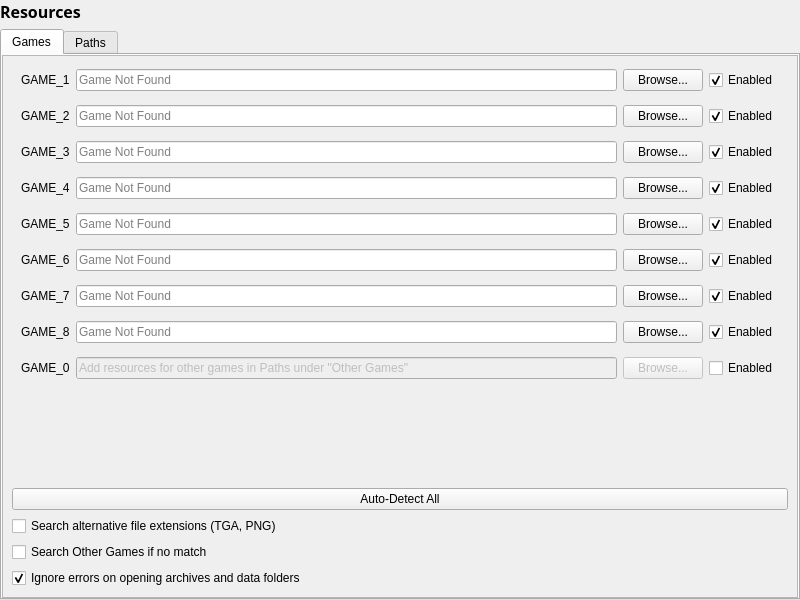
<?xml version="1.0" encoding="UTF-8"?>
<ui version="4.0">
 <class>SettingsResources</class>
 <widget class="QWidget" name="SettingsResources">
  <property name="geometry">
   <rect>
    <x>0</x>
    <y>0</y>
    <width>800</width>
    <height>600</height>
   </rect>
  </property>
  <property name="sizePolicy">
   <sizepolicy hsizetype="MinimumExpanding" vsizetype="MinimumExpanding">
    <horstretch>0</horstretch>
    <verstretch>0</verstretch>
   </sizepolicy>
  </property>
  <property name="windowTitle">
   <string>Form</string>
  </property>
  <layout class="QVBoxLayout" name="verticalLayout_4">
   <property name="leftMargin">
    <number>0</number>
   </property>
   <property name="topMargin">
    <number>0</number>
   </property>
   <property name="rightMargin">
    <number>0</number>
   </property>
   <property name="bottomMargin">
    <number>0</number>
   </property>
   <item>
    <widget class="QLabel" name="name">
     <property name="font">
      <font>
       <family>Segoe UI Semibold</family>
       <pointsize>12</pointsize>
       <bold>true</bold>
      </font>
     </property>
     <property name="text">
      <string>Resources</string>
     </property>
    </widget>
   </item>
   <item>
    <widget class="QTabWidget" name="resources">
     <property name="sizePolicy">
      <sizepolicy hsizetype="Expanding" vsizetype="Expanding">
       <horstretch>0</horstretch>
       <verstretch>0</verstretch>
      </sizepolicy>
     </property>
     <property name="currentIndex">
      <number>0</number>
     </property>
     <widget class="QWidget" name="resourcesGames">
      <attribute name="title">
       <string>Games</string>
      </attribute>
      <layout class="QVBoxLayout" name="verticalLayout">
       <property name="spacing">
        <number>0</number>
       </property>
       <property name="leftMargin">
        <number>0</number>
       </property>
       <property name="topMargin">
        <number>0</number>
       </property>
       <property name="rightMargin">
        <number>0</number>
       </property>
       <property name="bottomMargin">
        <number>0</number>
       </property>
       <item>
        <widget class="QScrollArea" name="scrollArea">
         <property name="widgetResizable">
          <bool>true</bool>
         </property>
         <widget class="QWidget" name="scrollAreaWidgetContents">
          <property name="geometry">
           <rect>
            <x>0</x>
            <y>0</y>
            <width>792</width>
            <height>541</height>
           </rect>
          </property>
          <layout class="QVBoxLayout" name="verticalLayout_7">
           <item>
            <widget class="QFrame" name="frameGame1">
             <property name="sizePolicy">
              <sizepolicy hsizetype="Preferred" vsizetype="Maximum">
               <horstretch>0</horstretch>
               <verstretch>0</verstretch>
              </sizepolicy>
             </property>
             <property name="frameShape">
              <enum>QFrame::NoFrame</enum>
             </property>
             <property name="frameShadow">
              <enum>QFrame::Plain</enum>
             </property>
             <layout class="QHBoxLayout" name="horizontalLayout_3">
              <property name="topMargin">
               <number>4</number>
              </property>
              <property name="bottomMargin">
               <number>4</number>
              </property>
              <item>
               <widget class="QLabel" name="lblGame1">
                <property name="sizePolicy">
                 <sizepolicy hsizetype="Maximum" vsizetype="Preferred">
                  <horstretch>0</horstretch>
                  <verstretch>0</verstretch>
                 </sizepolicy>
                </property>
                <property name="text">
                 <string>GAME_1</string>
                </property>
                <property name="buddy">
                 <cstring>edtGame1</cstring>
                </property>
               </widget>
              </item>
              <item>
               <widget class="QLineEdit" name="edtGame1">
                <property name="sizePolicy">
                 <sizepolicy hsizetype="Expanding" vsizetype="Fixed">
                  <horstretch>0</horstretch>
                  <verstretch>0</verstretch>
                 </sizepolicy>
                </property>
                <property name="readOnly">
                 <bool>true</bool>
                </property>
                <property name="placeholderText">
                 <string>Game Not Found</string>
                </property>
               </widget>
              </item>
              <item>
               <widget class="QPushButton" name="btnBrowse1">
                <property name="sizePolicy">
                 <sizepolicy hsizetype="Maximum" vsizetype="Fixed">
                  <horstretch>0</horstretch>
                  <verstretch>0</verstretch>
                 </sizepolicy>
                </property>
                <property name="text">
                 <string>Browse...</string>
                </property>
               </widget>
              </item>
              <item>
               <widget class="QCheckBox" name="chkGame1">
                <property name="text">
                 <string>Enabled</string>
                </property>
                <property name="checked">
                 <bool>true</bool>
                </property>
               </widget>
              </item>
             </layout>
            </widget>
           </item>
           <item>
            <widget class="QFrame" name="frameGame2">
             <property name="sizePolicy">
              <sizepolicy hsizetype="Preferred" vsizetype="Maximum">
               <horstretch>0</horstretch>
               <verstretch>0</verstretch>
              </sizepolicy>
             </property>
             <property name="frameShape">
              <enum>QFrame::NoFrame</enum>
             </property>
             <property name="frameShadow">
              <enum>QFrame::Plain</enum>
             </property>
             <layout class="QHBoxLayout" name="horizontalLayout_4">
              <property name="topMargin">
               <number>4</number>
              </property>
              <property name="bottomMargin">
               <number>4</number>
              </property>
              <item>
               <widget class="QLabel" name="lblGame2">
                <property name="sizePolicy">
                 <sizepolicy hsizetype="Maximum" vsizetype="Preferred">
                  <horstretch>0</horstretch>
                  <verstretch>0</verstretch>
                 </sizepolicy>
                </property>
                <property name="text">
                 <string>GAME_2</string>
                </property>
                <property name="buddy">
                 <cstring>edtGame2</cstring>
                </property>
               </widget>
              </item>
              <item>
               <widget class="QLineEdit" name="edtGame2">
                <property name="sizePolicy">
                 <sizepolicy hsizetype="Expanding" vsizetype="Fixed">
                  <horstretch>0</horstretch>
                  <verstretch>0</verstretch>
                 </sizepolicy>
                </property>
                <property name="readOnly">
                 <bool>true</bool>
                </property>
                <property name="placeholderText">
                 <string>Game Not Found</string>
                </property>
               </widget>
              </item>
              <item>
               <widget class="QPushButton" name="btnBrowse2">
                <property name="sizePolicy">
                 <sizepolicy hsizetype="Maximum" vsizetype="Fixed">
                  <horstretch>0</horstretch>
                  <verstretch>0</verstretch>
                 </sizepolicy>
                </property>
                <property name="text">
                 <string>Browse...</string>
                </property>
               </widget>
              </item>
              <item>
               <widget class="QCheckBox" name="chkGame2">
                <property name="text">
                 <string>Enabled</string>
                </property>
                <property name="checked">
                 <bool>true</bool>
                </property>
               </widget>
              </item>
             </layout>
            </widget>
           </item>
           <item>
            <widget class="QFrame" name="frameGame3">
             <property name="sizePolicy">
              <sizepolicy hsizetype="Preferred" vsizetype="Maximum">
               <horstretch>0</horstretch>
               <verstretch>0</verstretch>
              </sizepolicy>
             </property>
             <property name="frameShape">
              <enum>QFrame::NoFrame</enum>
             </property>
             <property name="frameShadow">
              <enum>QFrame::Plain</enum>
             </property>
             <layout class="QHBoxLayout" name="horizontalLayout_5">
              <property name="topMargin">
               <number>4</number>
              </property>
              <property name="bottomMargin">
               <number>4</number>
              </property>
              <item>
               <widget class="QLabel" name="lblGame3">
                <property name="sizePolicy">
                 <sizepolicy hsizetype="Maximum" vsizetype="Preferred">
                  <horstretch>0</horstretch>
                  <verstretch>0</verstretch>
                 </sizepolicy>
                </property>
                <property name="text">
                 <string>GAME_3</string>
                </property>
                <property name="buddy">
                 <cstring>edtGame3</cstring>
                </property>
               </widget>
              </item>
              <item>
               <widget class="QLineEdit" name="edtGame3">
                <property name="sizePolicy">
                 <sizepolicy hsizetype="Expanding" vsizetype="Fixed">
                  <horstretch>0</horstretch>
                  <verstretch>0</verstretch>
                 </sizepolicy>
                </property>
                <property name="readOnly">
                 <bool>true</bool>
                </property>
                <property name="placeholderText">
                 <string>Game Not Found</string>
                </property>
               </widget>
              </item>
              <item>
               <widget class="QPushButton" name="btnBrowse3">
                <property name="sizePolicy">
                 <sizepolicy hsizetype="Maximum" vsizetype="Fixed">
                  <horstretch>0</horstretch>
                  <verstretch>0</verstretch>
                 </sizepolicy>
                </property>
                <property name="text">
                 <string>Browse...</string>
                </property>
               </widget>
              </item>
              <item>
               <widget class="QCheckBox" name="chkGame3">
                <property name="text">
                 <string>Enabled</string>
                </property>
                <property name="checked">
                 <bool>true</bool>
                </property>
               </widget>
              </item>
             </layout>
            </widget>
           </item>
           <item>
            <widget class="QFrame" name="frameGame4">
             <property name="sizePolicy">
              <sizepolicy hsizetype="Preferred" vsizetype="Maximum">
               <horstretch>0</horstretch>
               <verstretch>0</verstretch>
              </sizepolicy>
             </property>
             <property name="frameShape">
              <enum>QFrame::NoFrame</enum>
             </property>
             <property name="frameShadow">
              <enum>QFrame::Plain</enum>
             </property>
             <layout class="QHBoxLayout" name="horizontalLayout_6">
              <property name="topMargin">
               <number>4</number>
              </property>
              <property name="bottomMargin">
               <number>4</number>
              </property>
              <item>
               <widget class="QLabel" name="lblGame4">
                <property name="sizePolicy">
                 <sizepolicy hsizetype="Maximum" vsizetype="Preferred">
                  <horstretch>0</horstretch>
                  <verstretch>0</verstretch>
                 </sizepolicy>
                </property>
                <property name="text">
                 <string>GAME_4</string>
                </property>
                <property name="buddy">
                 <cstring>edtGame4</cstring>
                </property>
               </widget>
              </item>
              <item>
               <widget class="QLineEdit" name="edtGame4">
                <property name="sizePolicy">
                 <sizepolicy hsizetype="Expanding" vsizetype="Fixed">
                  <horstretch>0</horstretch>
                  <verstretch>0</verstretch>
                 </sizepolicy>
                </property>
                <property name="readOnly">
                 <bool>true</bool>
                </property>
                <property name="placeholderText">
                 <string>Game Not Found</string>
                </property>
               </widget>
              </item>
              <item>
               <widget class="QPushButton" name="btnBrowse4">
                <property name="sizePolicy">
                 <sizepolicy hsizetype="Maximum" vsizetype="Fixed">
                  <horstretch>0</horstretch>
                  <verstretch>0</verstretch>
                 </sizepolicy>
                </property>
                <property name="text">
                 <string>Browse...</string>
                </property>
               </widget>
              </item>
              <item>
               <widget class="QCheckBox" name="chkGame4">
                <property name="text">
                 <string>Enabled</string>
                </property>
                <property name="checked">
                 <bool>true</bool>
                </property>
               </widget>
              </item>
             </layout>
            </widget>
           </item>
           <item>
            <widget class="QFrame" name="frameGame5">
             <property name="sizePolicy">
              <sizepolicy hsizetype="Preferred" vsizetype="Maximum">
               <horstretch>0</horstretch>
               <verstretch>0</verstretch>
              </sizepolicy>
             </property>
             <property name="frameShape">
              <enum>QFrame::NoFrame</enum>
             </property>
             <property name="frameShadow">
              <enum>QFrame::Plain</enum>
             </property>
             <layout class="QHBoxLayout" name="horizontalLayout_7">
              <property name="topMargin">
               <number>4</number>
              </property>
              <property name="bottomMargin">
               <number>4</number>
              </property>
              <item>
               <widget class="QLabel" name="lblGame5">
                <property name="sizePolicy">
                 <sizepolicy hsizetype="Maximum" vsizetype="Preferred">
                  <horstretch>0</horstretch>
                  <verstretch>0</verstretch>
                 </sizepolicy>
                </property>
                <property name="text">
                 <string>GAME_5</string>
                </property>
                <property name="buddy">
                 <cstring>edtGame5</cstring>
                </property>
               </widget>
              </item>
              <item>
               <widget class="QLineEdit" name="edtGame5">
                <property name="sizePolicy">
                 <sizepolicy hsizetype="Expanding" vsizetype="Fixed">
                  <horstretch>0</horstretch>
                  <verstretch>0</verstretch>
                 </sizepolicy>
                </property>
                <property name="readOnly">
                 <bool>true</bool>
                </property>
                <property name="placeholderText">
                 <string>Game Not Found</string>
                </property>
               </widget>
              </item>
              <item>
               <widget class="QPushButton" name="btnBrowse5">
                <property name="sizePolicy">
                 <sizepolicy hsizetype="Maximum" vsizetype="Fixed">
                  <horstretch>0</horstretch>
                  <verstretch>0</verstretch>
                 </sizepolicy>
                </property>
                <property name="text">
                 <string>Browse...</string>
                </property>
               </widget>
              </item>
              <item>
               <widget class="QCheckBox" name="chkGame5">
                <property name="text">
                 <string>Enabled</string>
                </property>
                <property name="checked">
                 <bool>true</bool>
                </property>
               </widget>
              </item>
             </layout>
            </widget>
           </item>
           <item>
            <widget class="QFrame" name="frameGame6">
             <property name="sizePolicy">
              <sizepolicy hsizetype="Preferred" vsizetype="Maximum">
               <horstretch>0</horstretch>
               <verstretch>0</verstretch>
              </sizepolicy>
             </property>
             <property name="frameShape">
              <enum>QFrame::NoFrame</enum>
             </property>
             <property name="frameShadow">
              <enum>QFrame::Plain</enum>
             </property>
             <layout class="QHBoxLayout" name="horizontalLayout_8">
              <property name="topMargin">
               <number>4</number>
              </property>
              <property name="bottomMargin">
               <number>4</number>
              </property>
              <item>
               <widget class="QLabel" name="lblGame6">
                <property name="sizePolicy">
                 <sizepolicy hsizetype="Maximum" vsizetype="Preferred">
                  <horstretch>0</horstretch>
                  <verstretch>0</verstretch>
                 </sizepolicy>
                </property>
                <property name="text">
                 <string>GAME_6</string>
                </property>
                <property name="buddy">
                 <cstring>edtGame6</cstring>
                </property>
               </widget>
              </item>
              <item>
               <widget class="QLineEdit" name="edtGame6">
                <property name="sizePolicy">
                 <sizepolicy hsizetype="Expanding" vsizetype="Fixed">
                  <horstretch>0</horstretch>
                  <verstretch>0</verstretch>
                 </sizepolicy>
                </property>
                <property name="readOnly">
                 <bool>true</bool>
                </property>
                <property name="placeholderText">
                 <string>Game Not Found</string>
                </property>
               </widget>
              </item>
              <item>
               <widget class="QPushButton" name="btnBrowse6">
                <property name="sizePolicy">
                 <sizepolicy hsizetype="Maximum" vsizetype="Fixed">
                  <horstretch>0</horstretch>
                  <verstretch>0</verstretch>
                 </sizepolicy>
                </property>
                <property name="text">
                 <string>Browse...</string>
                </property>
               </widget>
              </item>
              <item>
               <widget class="QCheckBox" name="chkGame6">
                <property name="text">
                 <string>Enabled</string>
                </property>
                <property name="checked">
                 <bool>true</bool>
                </property>
               </widget>
              </item>
             </layout>
            </widget>
           </item>
           <item>
            <widget class="QFrame" name="frameGame7">
             <property name="sizePolicy">
              <sizepolicy hsizetype="Preferred" vsizetype="Maximum">
               <horstretch>0</horstretch>
               <verstretch>0</verstretch>
              </sizepolicy>
             </property>
             <property name="frameShape">
              <enum>QFrame::NoFrame</enum>
             </property>
             <property name="frameShadow">
              <enum>QFrame::Plain</enum>
             </property>
             <layout class="QHBoxLayout" name="horizontalLayout_9">
              <property name="topMargin">
               <number>4</number>
              </property>
              <property name="bottomMargin">
               <number>4</number>
              </property>
              <item>
               <widget class="QLabel" name="lblGame7">
                <property name="sizePolicy">
                 <sizepolicy hsizetype="Maximum" vsizetype="Preferred">
                  <horstretch>0</horstretch>
                  <verstretch>0</verstretch>
                 </sizepolicy>
                </property>
                <property name="text">
                 <string>GAME_7</string>
                </property>
                <property name="buddy">
                 <cstring>edtGame7</cstring>
                </property>
               </widget>
              </item>
              <item>
               <widget class="QLineEdit" name="edtGame7">
                <property name="sizePolicy">
                 <sizepolicy hsizetype="Expanding" vsizetype="Fixed">
                  <horstretch>0</horstretch>
                  <verstretch>0</verstretch>
                 </sizepolicy>
                </property>
                <property name="readOnly">
                 <bool>true</bool>
                </property>
                <property name="placeholderText">
                 <string>Game Not Found</string>
                </property>
               </widget>
              </item>
              <item>
               <widget class="QPushButton" name="btnBrowse7">
                <property name="sizePolicy">
                 <sizepolicy hsizetype="Maximum" vsizetype="Fixed">
                  <horstretch>0</horstretch>
                  <verstretch>0</verstretch>
                 </sizepolicy>
                </property>
                <property name="text">
                 <string>Browse...</string>
                </property>
               </widget>
              </item>
              <item>
               <widget class="QCheckBox" name="chkGame7">
                <property name="text">
                 <string>Enabled</string>
                </property>
                <property name="checked">
                 <bool>true</bool>
                </property>
               </widget>
              </item>
             </layout>
            </widget>
           </item>
           <item>
            <widget class="QFrame" name="frameGame8">
             <property name="sizePolicy">
              <sizepolicy hsizetype="Preferred" vsizetype="Maximum">
               <horstretch>0</horstretch>
               <verstretch>0</verstretch>
              </sizepolicy>
             </property>
             <property name="frameShape">
              <enum>QFrame::NoFrame</enum>
             </property>
             <property name="frameShadow">
              <enum>QFrame::Plain</enum>
             </property>
             <layout class="QHBoxLayout" name="horizontalLayout_10">
              <property name="topMargin">
               <number>4</number>
              </property>
              <property name="bottomMargin">
               <number>4</number>
              </property>
              <item>
               <widget class="QLabel" name="lblGame8">
                <property name="sizePolicy">
                 <sizepolicy hsizetype="Maximum" vsizetype="Preferred">
                  <horstretch>0</horstretch>
                  <verstretch>0</verstretch>
                 </sizepolicy>
                </property>
                <property name="text">
                 <string>GAME_8</string>
                </property>
                <property name="buddy">
                 <cstring>edtGame8</cstring>
                </property>
               </widget>
              </item>
              <item>
               <widget class="QLineEdit" name="edtGame8">
                <property name="sizePolicy">
                 <sizepolicy hsizetype="Expanding" vsizetype="Fixed">
                  <horstretch>0</horstretch>
                  <verstretch>0</verstretch>
                 </sizepolicy>
                </property>
                <property name="readOnly">
                 <bool>true</bool>
                </property>
                <property name="placeholderText">
                 <string>Game Not Found</string>
                </property>
               </widget>
              </item>
              <item>
               <widget class="QPushButton" name="btnBrowse8">
                <property name="sizePolicy">
                 <sizepolicy hsizetype="Maximum" vsizetype="Fixed">
                  <horstretch>0</horstretch>
                  <verstretch>0</verstretch>
                 </sizepolicy>
                </property>
                <property name="text">
                 <string>Browse...</string>
                </property>
               </widget>
              </item>
              <item>
               <widget class="QCheckBox" name="chkGame8">
                <property name="text">
                 <string>Enabled</string>
                </property>
                <property name="checked">
                 <bool>true</bool>
                </property>
               </widget>
              </item>
             </layout>
            </widget>
           </item>
           <item>
            <widget class="QFrame" name="frameGame0">
             <property name="sizePolicy">
              <sizepolicy hsizetype="Preferred" vsizetype="Maximum">
               <horstretch>0</horstretch>
               <verstretch>0</verstretch>
              </sizepolicy>
             </property>
             <property name="frameShape">
              <enum>QFrame::NoFrame</enum>
             </property>
             <property name="frameShadow">
              <enum>QFrame::Plain</enum>
             </property>
             <layout class="QHBoxLayout" name="horizontalLayout_11">
              <property name="topMargin">
               <number>4</number>
              </property>
              <property name="bottomMargin">
               <number>4</number>
              </property>
              <item>
               <widget class="QLabel" name="lblGame0">
                <property name="sizePolicy">
                 <sizepolicy hsizetype="Maximum" vsizetype="Preferred">
                  <horstretch>0</horstretch>
                  <verstretch>0</verstretch>
                 </sizepolicy>
                </property>
                <property name="text">
                 <string>GAME_0</string>
                </property>
                <property name="buddy">
                 <cstring>edtGame0</cstring>
                </property>
               </widget>
              </item>
              <item>
               <widget class="QLineEdit" name="edtGame0">
                <property name="enabled">
                 <bool>false</bool>
                </property>
                <property name="sizePolicy">
                 <sizepolicy hsizetype="Expanding" vsizetype="Fixed">
                  <horstretch>0</horstretch>
                  <verstretch>0</verstretch>
                 </sizepolicy>
                </property>
                <property name="text">
                 <string>Add resources for other games in Paths under &quot;Other Games&quot;</string>
                </property>
                <property name="placeholderText">
                 <string/>
                </property>
               </widget>
              </item>
              <item>
               <widget class="QPushButton" name="btnBrowse0">
                <property name="enabled">
                 <bool>false</bool>
                </property>
                <property name="sizePolicy">
                 <sizepolicy hsizetype="Maximum" vsizetype="Fixed">
                  <horstretch>0</horstretch>
                  <verstretch>0</verstretch>
                 </sizepolicy>
                </property>
                <property name="text">
                 <string>Browse...</string>
                </property>
               </widget>
              </item>
              <item>
               <widget class="QCheckBox" name="chkGame0">
                <property name="text">
                 <string>Enabled</string>
                </property>
               </widget>
              </item>
             </layout>
            </widget>
           </item>
           <item>
            <spacer name="verticalSpacer_3">
             <property name="orientation">
              <enum>Qt::Vertical</enum>
             </property>
             <property name="sizeHint" stdset="0">
              <size>
               <width>0</width>
               <height>0</height>
              </size>
             </property>
            </spacer>
           </item>
           <item>
            <widget class="QPushButton" name="btnAutoDetectGames">
             <property name="sizePolicy">
              <sizepolicy hsizetype="Preferred" vsizetype="Fixed">
               <horstretch>0</horstretch>
               <verstretch>0</verstretch>
              </sizepolicy>
             </property>
             <property name="text">
              <string>Auto-Detect All</string>
             </property>
            </widget>
           </item>
           <item>
            <widget class="QCheckBox" name="chkAlternateExt">
             <property name="text">
              <string>Search alternative file extensions (TGA, PNG)</string>
             </property>
            </widget>
           </item>
           <item>
            <widget class="QCheckBox" name="chkOtherGamesFallback">
             <property name="text">
              <string>Search Other Games if no match</string>
             </property>
            </widget>
           </item>
           <item>
            <widget class="QCheckBox" name="chkIgnoreArchiveErrors">
             <property name="text">
              <string>Ignore errors on opening archives and data folders</string>
             </property>
             <property name="checked">
              <bool>true</bool>
             </property>
            </widget>
           </item>
          </layout>
         </widget>
        </widget>
       </item>
      </layout>
     </widget>
     <widget class="QWidget" name="resourcesPaths">
      <attribute name="title">
       <string>Paths</string>
      </attribute>
      <layout class="QVBoxLayout" name="verticalLayout_2">
       <item>
        <widget class="QFrame" name="frame">
         <layout class="QHBoxLayout" name="horizontalLayout">
          <property name="leftMargin">
           <number>0</number>
          </property>
          <property name="rightMargin">
           <number>0</number>
          </property>
          <property name="bottomMargin">
           <number>0</number>
          </property>
          <item>
           <widget class="QListWidget" name="foldersGameList">
            <property name="maximumSize">
             <size>
              <width>160</width>
              <height>16777215</height>
             </size>
            </property>
            <item>
             <property name="text">
              <string>GAME_1</string>
             </property>
            </item>
            <item>
             <property name="text">
              <string>GAME_2</string>
             </property>
            </item>
            <item>
             <property name="text">
              <string>GAME_3</string>
             </property>
            </item>
            <item>
             <property name="text">
              <string>GAME_4</string>
             </property>
            </item>
            <item>
             <property name="text">
              <string>GAME_5</string>
             </property>
            </item>
            <item>
             <property name="text">
              <string>GAME_6</string>
             </property>
            </item>
            <item>
             <property name="text">
              <string>GAME_7</string>
             </property>
            </item>
            <item>
             <property name="text">
              <string>GAME_8</string>
             </property>
            </item>
            <item>
             <property name="text">
              <string>GAME_0</string>
             </property>
            </item>
           </widget>
          </item>
          <item>
           <widget class="QListView" name="foldersList"/>
          </item>
          <item alignment="Qt::AlignTop">
           <widget class="QFrame" name="frame_2">
            <property name="styleSheet">
             <string notr="true">QPushButton { padding: 5px 10px; }</string>
            </property>
            <layout class="QVBoxLayout" name="verticalLayout_3">
             <property name="leftMargin">
              <number>0</number>
             </property>
             <property name="topMargin">
              <number>0</number>
             </property>
             <property name="rightMargin">
              <number>0</number>
             </property>
             <property name="bottomMargin">
              <number>0</number>
             </property>
             <item>
              <widget class="QPushButton" name="btnFolderAdd">
               <property name="text">
                <string>Add Folder</string>
               </property>
              </widget>
             </item>
             <item>
              <widget class="QPushButton" name="btnArchiveAdd">
               <property name="text">
                <string>Add Archives or Files</string>
               </property>
              </widget>
             </item>
             <item>
              <widget class="QPushButton" name="btnFolderRemove">
               <property name="text">
                <string>Remo&amp;ve Path</string>
               </property>
              </widget>
             </item>
             <item>
              <widget class="QPushButton" name="btnFolderUp">
               <property name="text">
                <string>Mov&amp;e Up</string>
               </property>
              </widget>
             </item>
             <item>
              <widget class="QPushButton" name="btnFolderDown">
               <property name="text">
                <string>Move &amp;Down</string>
               </property>
              </widget>
             </item>
             <item>
              <spacer name="verticalSpacer">
               <property name="orientation">
                <enum>Qt::Vertical</enum>
               </property>
               <property name="sizeHint" stdset="0">
                <size>
                 <width>20</width>
                 <height>20</height>
                </size>
               </property>
              </spacer>
             </item>
             <item>
              <widget class="QPushButton" name="btnFolderAutoDetect">
               <property name="text">
                <string>Auto Detect Game Paths</string>
               </property>
              </widget>
             </item>
            </layout>
           </widget>
          </item>
         </layout>
        </widget>
       </item>
      </layout>
     </widget>
    </widget>
   </item>
  </layout>
 </widget>
 <resources/>
 <connections/>
</ui>
